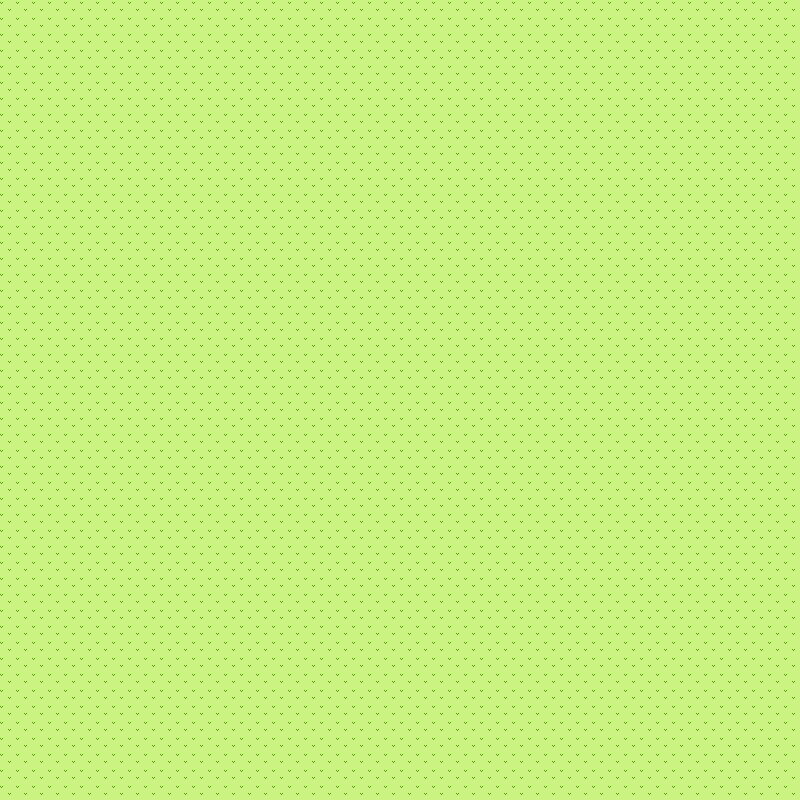

This is a level from a 2D game, rendered from its Tiled map with the project's own tilesets. A one-line summary and the map file follow, with tile-layer data summarised:
An orthogonal 50x50 tile map with 16x16 px tiles, 7 tile layers (grass, water, farm, forest, ...).

<map version="1.5" tiledversion="1.7.2" orientation="orthogonal" renderorder="right-down" width="50" height="50" tilewidth="16" tileheight="16" infinite="0" nextlayerid="9" nextobjectid="1">
 <tileset firstgid="1" source="tiles.tsx" />
 <layer id="1" name="grass" width="50" height="50">
  <data>[2500 cells, 2500 non-empty, 1 distinct tile ids]</data>
 </layer>
 <layer id="7" name="water" width="50" height="50">
  <data>[2500 cells, 0 non-empty, 0 distinct tile ids]</data>
 </layer>
 <layer id="6" name="farm" width="50" height="50">
  <data>[2500 cells, 0 non-empty, 0 distinct tile ids]</data>
 </layer>
 <layer id="5" name="forest" width="50" height="50">
  <data>[2500 cells, 0 non-empty, 0 distinct tile ids]</data>
 </layer>
 <layer id="3" name="rivers" width="50" height="50">
  <data>[2500 cells, 0 non-empty, 0 distinct tile ids]</data>
 </layer>
 <layer id="4" name="roads" width="50" height="50">
  <data>[2500 cells, 0 non-empty, 0 distinct tile ids]</data>
 </layer>
 <layer id="8" name="towns" width="50" height="50">
  <data>[2500 cells, 0 non-empty, 0 distinct tile ids]</data>
 </layer>
</map>
